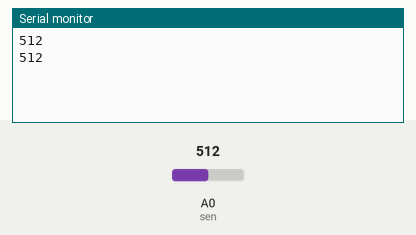
A sketch run on a simulated Arduino Uno, built with avr-gcc and run on an emulated ATmega328P. On the bench: the last lines printed to the serial monitor. Inputs (shaded band) come from the test bench; at power-on: A0 (sen) = 512.

Above: at 2.8 s.
2.9 s: A0 (sen) set to 716
At 4.8 s:
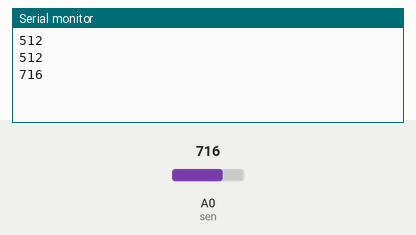
5.6 s: A0 (sen) set to 900
At 6.3 s:
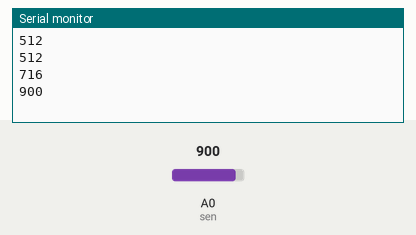
Timing chart, 0 to 8.6 s (numbered marks = the images above; inputs shaded):
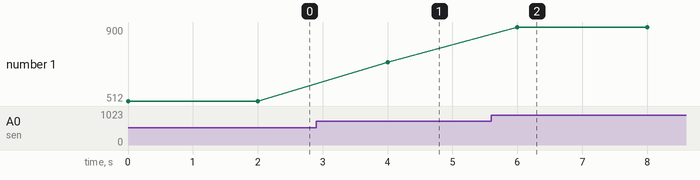

Measured:
- after the input at 2.9 s, the serial monitor: prints a new line after 1.1 s (image 1)
- after the input at 5.6 s, the serial monitor: prints a new line after 0.40 s (image 2)
- plotted number 1: 512 → 716 after the input at 2.9 s, 716 → 900 after the input at 5.6 s

The sketch:

fallduino.ino
```cpp
int sen =A0;
int fr = 0;

void setup(){

  Serial.begin(9600);
}

void loop(){

  fr = analogRead(sen);

  if(fr > 100){
      Serial.println(fr);
      fr = 0;
      delay(2000);
  }
}
```
